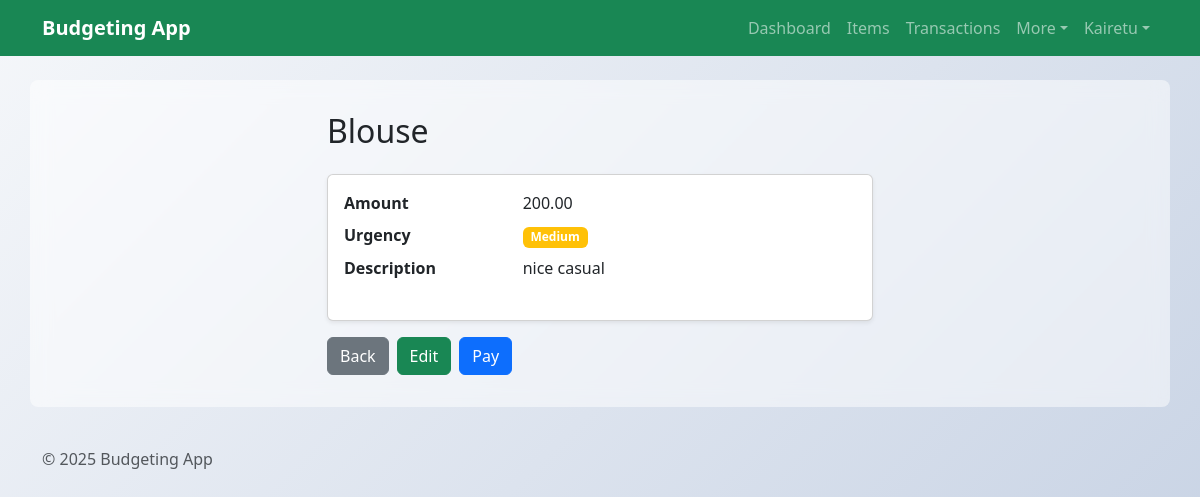
/BudgetingApp/budgetitems/5/ (signed in), run on the app's committed database.
### BudgetingApp/models.py (models this page shows, shortened)
class BudgetItem(models.Model):
    owner = models.ForeignKey(settings.AUTH_USER_MODEL, on_delete=models.CASCADE, null=True, blank=True, related_name='budget_items')
    name = models.CharField(max_length=100)
    category = models.CharField(max_length=100, blank=True, null=True)
    amount = models.DecimalField(max_digits=10, decimal_places=2)
    description = models.TextField(blank=True, null=True)
    urgency = models.CharField(max_length=50, choices=[
        ('low', 'Low'),
        ('medium', 'Medium'),
        ('high', 'High')
    ])
    created_at = models.DateTimeField(auto_now_add=True)
    updated_at = models.DateTimeField(auto_now=True)

### BudgetingApp/views.py (the view)
# urls.py: path('budgetitems/<int:pk>/', views.BudgetItemDetailView.as_view(), name='budgetitem-detail'),
class BudgetItemDetailView(LoginRequiredMixin, DetailView):
    model = BudgetItem
    template_name = 'BudgetingApp/BudgetItem_detail.html'
    def get_queryset(self):
        if self.request.user.is_authenticated:
            return BudgetItem.objects.filter(owner=self.request.user)
        return BudgetItem.objects.none()

### BudgetingApp/templates/BudgetingApp/BudgetItem_detail.html
{% extends 'BudgetingApp/base.html' %}
{% block content %}
  <div class="row justify-content-center">
    <div class="col-md-6">
      <h2 class="mb-4">{{ object.name }}</h2>
      <div class="card shadow-sm">
        <div class="card-body">
          <dl class="row">
            <dt class="col-sm-4 fw-bold">Amount</dt>
            <dd class="col-sm-8">{{ object.amount }}</dd>
            <dt class="col-sm-4 fw-bold">Urgency</dt>
            <dd class="col-sm-8">
              <span class="badge bg-{% if object.urgency == 'high' %}danger{% elif object.urgency == 'medium' %}warning{% else %}info{% endif %}">{{ object.urgency|title }}</span>
            </dd>
            <dt class="col-sm-4 fw-bold">Description</dt>
            <dd class="col-sm-8">{{ object.description|default:"N/A" }}</dd>
          </dl>
        </div>
      </div>
      <div class="d-grid gap-2 d-sm-flex mt-3">
        <a class="btn btn-secondary" href="{% url 'budgetitem-list' %}">Back</a>
        <a class="btn btn-success" href="{% url 'budgetitem-edit' object.pk %}">Edit</a>
        <a class="btn btn-primary" href="{% url 'payments' %}">Pay</a>
      </div>
    </div>
  </div>
{% endblock %}

### BudgetingApp/templates/BudgetingApp/base.html (shortened to what this page needs)
{% load static %}
<!DOCTYPE html>
<html lang="en">
  <head>
    <link
      href="https://cdn.jsdelivr.net/npm/bootstrap@5.3.2/dist/css/bootstrap.min.css"
      rel="stylesheet"
    />
  </head>
  <body>
    <nav class="navbar navbar-expand-lg navbar-dark bg-success">
      <div class="container">
        <a class="navbar-brand fw-bold" href="{% url 'budget_home' %}"
          >Budgeting App</a
        >
        <div class="collapse navbar-collapse" id="navCollapse">
          <ul class="navbar-nav ms-auto">
            <li class="nav-item">
              <a class="nav-link" href="{% url 'budget_home' %}">Dashboard</a>
            </li>
            <li class="nav-item">
              <a class="nav-link" href="{% url 'budgetitem-list' %}">Items</a>
            </li>
            <li class="nav-item">
              <a class="nav-link" href="{% url 'transaction-list' %}"
                >Transactions</a
              >
            </li>
            <li class="nav-item dropdown">
              <a
                class="nav-link dropdown-toggle"
                href="#"
                id="moreMenu"
                role="button"
                data-bs-toggle="dropdown"
                aria-expanded="false"
                >More</a
              >
            </li>
            {% if user.is_authenticated %}
            <li class="nav-item dropdown">
              <a
                class="nav-link dropdown-toggle"
                href="#"
                id="userMenu"
                role="button"
                data-bs-toggle="dropdown"
                aria-expanded="false"
                >{{ user.username }}</a
              >
            </li>
            {% endif %}
          </ul>
        </div>
      </div>
    </nav>
    <main class="container mt-4">{% block content %}{% endblock %}</main>
    <footer class="text-muted py-3 mt-4">
      <div class="container">&copy; {% now "Y" %} Budgeting App</div>
    </footer>
  </body>
</html>

### BudgetingApp/templates/BudgetingApp/base.html (style rules this page uses)
body { background: linear-gradient(135deg, #f5f7fa 0%, #c3cfe2 100%); background-attachment: fixed; min-height: 100vh; font-family: "Segoe UI", Tahoma, Geneva, Verdana, sans-serif; }
main { background: rgba(255, 255, 255, 0.5); border-radius: 8px; padding: 2rem; margin-top: 2rem; backdrop-filter: blur(10px); }

### data on the page
BudgetItem: name "Blouse", amount "200.00", urgency "Medium", description "nice casual"

### other printed values
{{ user.username }} "Kairetu"
